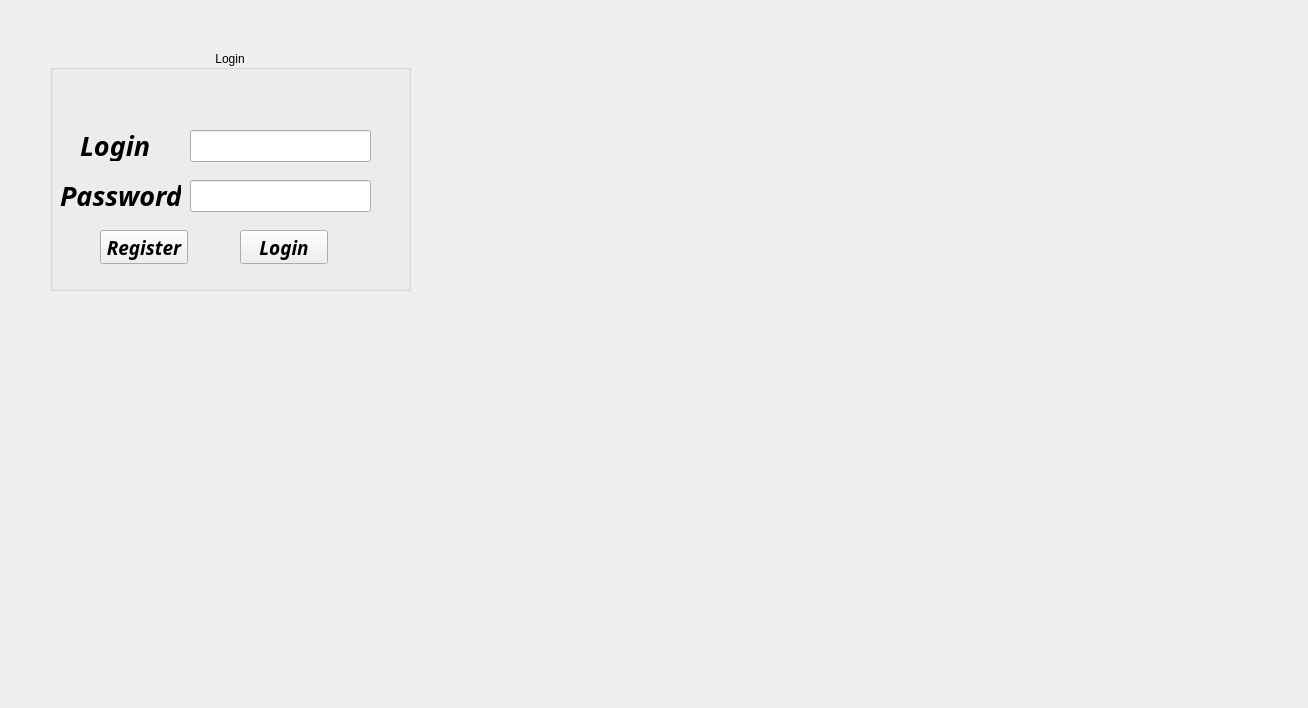
<?xml version="1.0" encoding="UTF-8"?>
<ui version="4.0">
    <class>Authentication</class>
    <widget class="QMainWindow" name="Authentication">
        <property name="geometry">
            <rect>
                <x>0</x>
                <y>0</y>
                <width>1308</width>
                <height>708</height>
            </rect>
        </property>
        <property name="windowTitle">
            <string>Authentication</string>
        </property>
        <property name="windowIcon">
            <iconset>
                <normaloff>:/images/images/iconRegistration.jpg</normaloff>:/images/images/iconRegistration.jpg
            </iconset>
        </property>
        <property name="styleSheet">
            <string notr="true">#centralwidget {

                border-image: url(:/images/backgroundAunthetication.jpg);

                }
            </string>
        </property>
        <widget class="QWidget" name="centralwidget">
            <widget class="QGroupBox" name="groupBox">
                <property name="geometry">
                    <rect>
                        <x>50</x>
                        <y>50</y>
                        <width>361</width>
                        <height>241</height>
                    </rect>
                </property>
                <property name="title">
                    <string>Login</string>
                </property>
                <property name="alignment">
                    <set>Qt::AlignCenter</set>
                </property>
                <widget class="QLabel" name="labelLogin">
                    <property name="geometry">
                        <rect>
                            <x>30</x>
                            <y>80</y>
                            <width>81</width>
                            <height>31</height>
                        </rect>
                    </property>
                    <property name="font">
                        <font>
                            <family>STIX</family>
                            <pointsize>20</pointsize>
                            <weight>75</weight>
                            <italic>true</italic>
                            <bold>true</bold>
                        </font>
                    </property>
                    <property name="cursor">
                        <cursorShape>ArrowCursor</cursorShape>
                    </property>
                    <property name="text">
                        <string>Login</string>
                    </property>
                </widget>
                <widget class="QLineEdit" name="lineLogin">
                    <property name="geometry">
                        <rect>
                            <x>140</x>
                            <y>80</y>
                            <width>181</width>
                            <height>32</height>
                        </rect>
                    </property>
                </widget>
                <widget class="QLineEdit" name="linePassword">
                    <property name="geometry">
                        <rect>
                            <x>140</x>
                            <y>130</y>
                            <width>181</width>
                            <height>32</height>
                        </rect>
                    </property>
                    <property name="echoMode">
                        <enum>QLineEdit::Password</enum>
                    </property>
                </widget>
                <widget class="QLabel" name="labelPassword">
                    <property name="geometry">
                        <rect>
                            <x>10</x>
                            <y>130</y>
                            <width>121</width>
                            <height>31</height>
                        </rect>
                    </property>
                    <property name="font">
                        <font>
                            <family>STIX</family>
                            <pointsize>20</pointsize>
                            <weight>75</weight>
                            <italic>true</italic>
                            <bold>true</bold>
                        </font>
                    </property>
                    <property name="cursor">
                        <cursorShape>ArrowCursor</cursorShape>
                    </property>
                    <property name="text">
                        <string>Password</string>
                    </property>
                </widget>
                <widget class="QPushButton" name="buttonRegister">
                    <property name="geometry">
                        <rect>
                            <x>50</x>
                            <y>180</y>
                            <width>88</width>
                            <height>34</height>
                        </rect>
                    </property>
                    <property name="font">
                        <font>
                            <family>STIX</family>
                            <pointsize>14</pointsize>
                            <weight>75</weight>
                            <italic>true</italic>
                            <bold>true</bold>
                        </font>
                    </property>
                    <property name="text">
                        <string>Register</string>
                    </property>
                </widget>
                <widget class="QPushButton" name="buttonLogin">
                    <property name="geometry">
                        <rect>
                            <x>190</x>
                            <y>180</y>
                            <width>88</width>
                            <height>34</height>
                        </rect>
                    </property>
                    <property name="font">
                        <font>
                            <family>STIX</family>
                            <pointsize>14</pointsize>
                            <weight>75</weight>
                            <italic>true</italic>
                            <bold>true</bold>
                        </font>
                    </property>
                    <property name="text">
                        <string>Login</string>
                    </property>
                </widget>
            </widget>
        </widget>
    </widget>
    <resources/>
    <connections/>
</ui>
